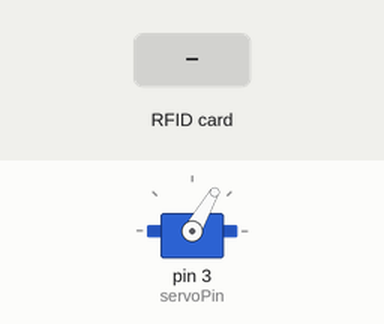
The sketch below on a simulated Arduino Uno, built with avr-gcc and run on an emulated ATmega328P. On the bench: servo. Inputs (shaded band) come from the test bench. What the sketch prints to the serial monitor is not drawn.

Above: at 1.2 s.
1.3 s: RFID card F3 7C 67 F6 held to the reader
At 3.7 s:
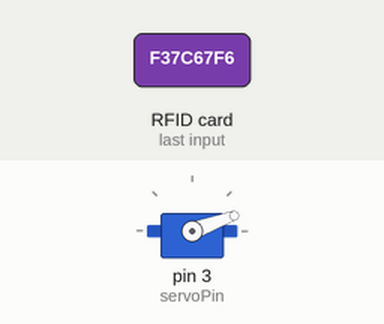
4.1 s: RFID card F3 7C 67 F6 held to the reader
At 6.0 s:
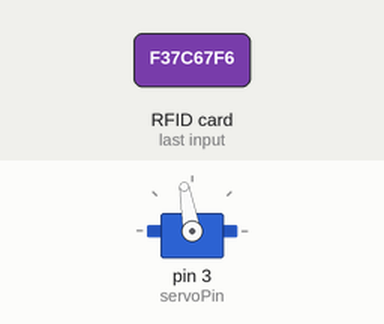
Timing chart, 0 to 7.5 s (numbered marks = the images above; inputs shaded):
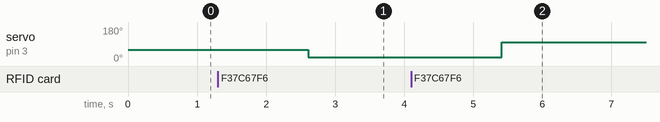

The sketch:

LockDoorWithArduinoNano.ino
```cpp
#include <Servo.h>
#include <SPI.h>
#include <MFRC522.h>

#define SS_PIN 10   //定义MFRC522模块的SPI片选引脚
#define RST_PIN 9   //定义MFRC522模块的复位引脚
#define servoPin 3   //定义舵机连接的引脚

String UID = "F3 7C 67 F6";//输入感应卡片的唯一标识号
byte lock = 0;   //用于追踪锁的状态,0表示未锁定，1表示已锁定

Servo servo;
MFRC522 rfid(SS_PIN, RST_PIN);


void setup() {
  Serial.begin(9600);
  servo.write(60);     //设置舵机的初始角度位置
  servo.attach(servoPin);  //将舵机连接到指定引脚
  SPI.begin();         //初始化SPI通信
  rfid.PCD_Init();   //初始化MFRC522模块
}

void loop() {

  if ( ! rfid.PICC_IsNewCardPresent())
    return;   //检查范围内是否有感应卡片出现，如果没有，则直接返回
  if ( ! rfid.PICC_ReadCardSerial())
    return;   //读取卡片序列号，如果读取失败，则直接返回

  Serial.print("读取成功\n");   //打印 "读取成功" 到串口
  String ID = "";    //空字符串来存储卡片的UID

  // 将卡片UID的字节转换为十六进制字符串，并拼接到ID中
  for (byte i = 0; i < rfid.uid.size; i++) {
    ID.concat(String(rfid.uid.uidByte[i] < 0x10 ? " 0" : " "));
    ID.concat(String(rfid.uid.uidByte[i], HEX));
    delay(300);
  }
  ID.toUpperCase();  // 将UID字符串转换为大写字母


// 检查卡片的UID是否与预定义的UID匹配，并根据锁的状态控制舵机
  if (ID.substring(1) == UID && lock == 0 ) {
    delay(100);
    servo.write(20);
    delay(1500);  // 延迟1.5秒
    lock = 1;     // 锁定状态设置为1，表示已锁定
    Serial.print("锁定状态\n");
  } else if (ID.substring(1) == UID && lock == 1 ) {
    delay(100);
    servo.write(100);
    delay(1500);
    lock = 0;
    Serial.print("打开状态\n");
  } else {
    delay(1500);   // 如果卡片UID不匹配，延迟1.5秒
    Serial.print("UID不匹配\n");
  }
}
```

Measured:
- after the input at 1.3 s, servo on pin 3 (servoPin): 60° → 20° after 1.3 s
- after the input at 4.1 s, servo on pin 3 (servoPin): 20° → 100° after 1.3 s
